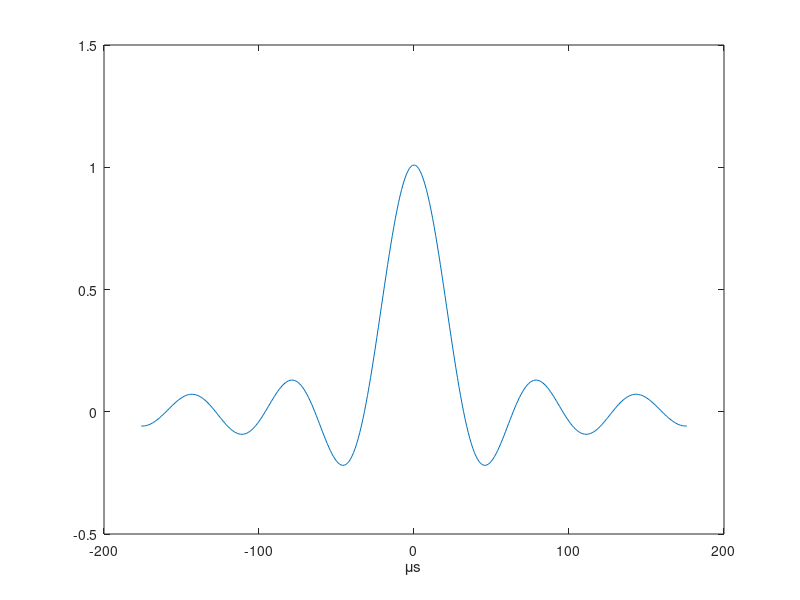
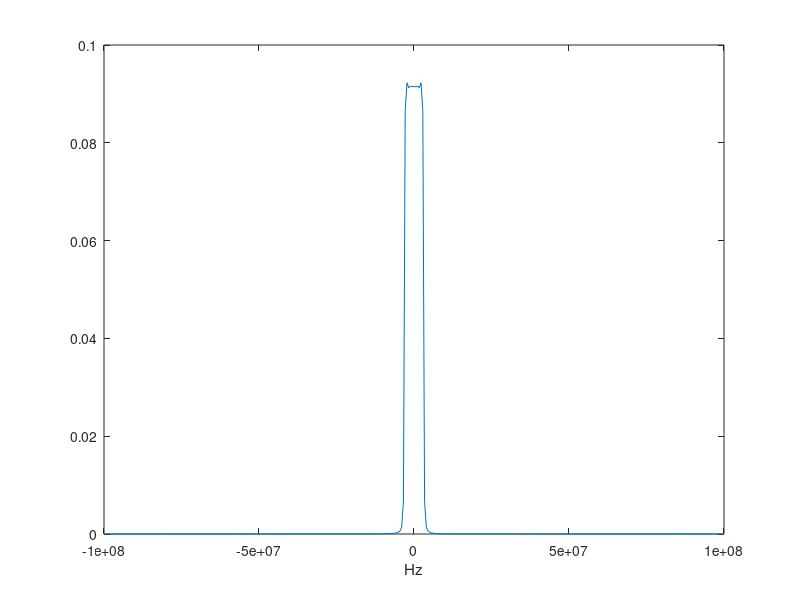

Recreate these plots in MATLAB, in order. (Note: this script raises an error after producing the figures.)
% Baseband modulation
QAM = 1;
% Timing sync
sync_size = 200;
r = rand(1, sync_size);
time_sync = transpose(round(r));
time_sync = 2*time_sync - 1;

% Equalizer
pilot_size = 10;
pilot = transpose(round(rand(1, pilot_size)));
pilot = 2*pilot - 1;
period_pilot = 100;

% Parameters
sign_len = 8208; % 16QAM 4 bits per symbol
if QAM == 1
    sign_len = sign_len/4;
end
t_constr = 400e-6; 
% LL = 1440 + sync_size; % Total number of bits 
LL = sign_len + sync_size + pilot_size*ceil(sign_len/period_pilot); % Total number of bits 
fs = 200e6;    % Sampled frequency of the signal
T =  t_constr/LL;    % Period of a symbol (400μs and Passband signal 2 bits per symbol and 1440 bits to transmit)
ov_samp = floor(fs*T);   % Over-sampling factor (Sampling frequency/symbol rate)
N = 11; % Length of filter in symbol periods.
Ns = floor(N*ov_samp); % Number of filter samples
t_pulse = -floor(Ns/2):floor(Ns/2);   % Pulse time vector
pulse = sinc(t_pulse/ov_samp);   % sinc pulse
pulse = transpose(pulse)/norm(pulse)/sqrt(1/ov_samp);


% Show pulse plot and frequency plot
figure;
plot(t_pulse, pulse);
xlabel('μs');
F_pulse = fftshift(fft(pulse));           
len = length(t_pulse);
fr = linspace(-0.5, 0.5, len)*fs;
figure;

plot(fr, abs(F_pulse/len));
xlabel('Hz');


% image's bits
bits = reshape(cdata, size(cdata,1) * size(cdata,2), 1);


% Transform 4 bits to 1 symbol
% Group bits into chunks of 4
bits_reshaped = reshape(bits, 4, []).'; % Each row is 4 bits

% Gray-coded mapping for 16QAM (real, imaginary)
%  0000  0001  0011 0010  0 1 3 2
%  0100  0101  0111 0110  4 5 7 6
%  1100  1101  1111 1110  12 13 15 14
%  1000  1001  1011 1010  8 9 11 10
% The rows correspond to the binary representation of the symbols
mapping = [
    -3 - 3j; -1 - 3j;  3 - 3j;  1 - 3j;
    -3 - 1j; -1 - 1j;  3 - 1j;  1 - 1j;
    -3 + 3j; -1 + 3j;  3 + 3j;  1 + 3j;
    -3 + 1j; -1 + 1j;  3 + 1j;  1 + 1j
];

% Convert binary groups into decimal indices for the mapping table
indices = bi2de(bits_reshaped, 'left-msb') + 1;  % +1 for MATLAB indexing

% Map to symbols and normalize
symbols = mapping(indices);
symbols = symbols/(sqrt(2)*3);

symbolsBP = 2 * bits -1;
% Insert pilots
% Allocate the array suggested by MATLAB
num_pilot = ceil(sign_len/period_pilot);
appended = zeros(sign_len + pilot_size*num_pilot, 1);
ind = 1;
for i = 1:(period_pilot+pilot_size):length(appended)
    end_index_bits = min(ind + period_pilot - 1, sign_len);
    end_index_app = min(pilot_size + i + period_pilot - 1, length(appended));
    appended(i : pilot_size+i-1) = pilot;
    if QAM == 1
        appended(pilot_size+i : end_index_app) = symbols(ind : end_index_bits);
    end
    if QAM == 0
        appended(pilot_size+i : end_index_app) = symbolsBP(ind : end_index_bits);
    end
    ind = ind + period_pilot;
end

symbols = appended;
% append timing recovery sequence
symbols = [time_sync; symbols];

symbolsBP = appended;
symbolsBP = [time_sync; symbolsBP];



% Upsample to match pulse 

x_up = upsample(symbols, ov_samp);

if QAM == 0
    x_up = upsample(symbolsBP, ov_samp);
end

x_con = conv(x_up, pulse,'same'); % Shape I component


% Combine I and Q to create complex baseband signal
xt = x_con;
% Scale xt to ensure |xI(t)| < 1 and |xQ(t)| < 1

max_xtest = max(abs([real(xt); imag(xt)]));
max_x = max(sqrt(times(real(xt),real(xt)) + times(imag(xt),imag(xt))));
xt = xt / max_x;



%NEW

transmitsignal = xt;
save('transmitsignal.mat', 'transmitsignal');
